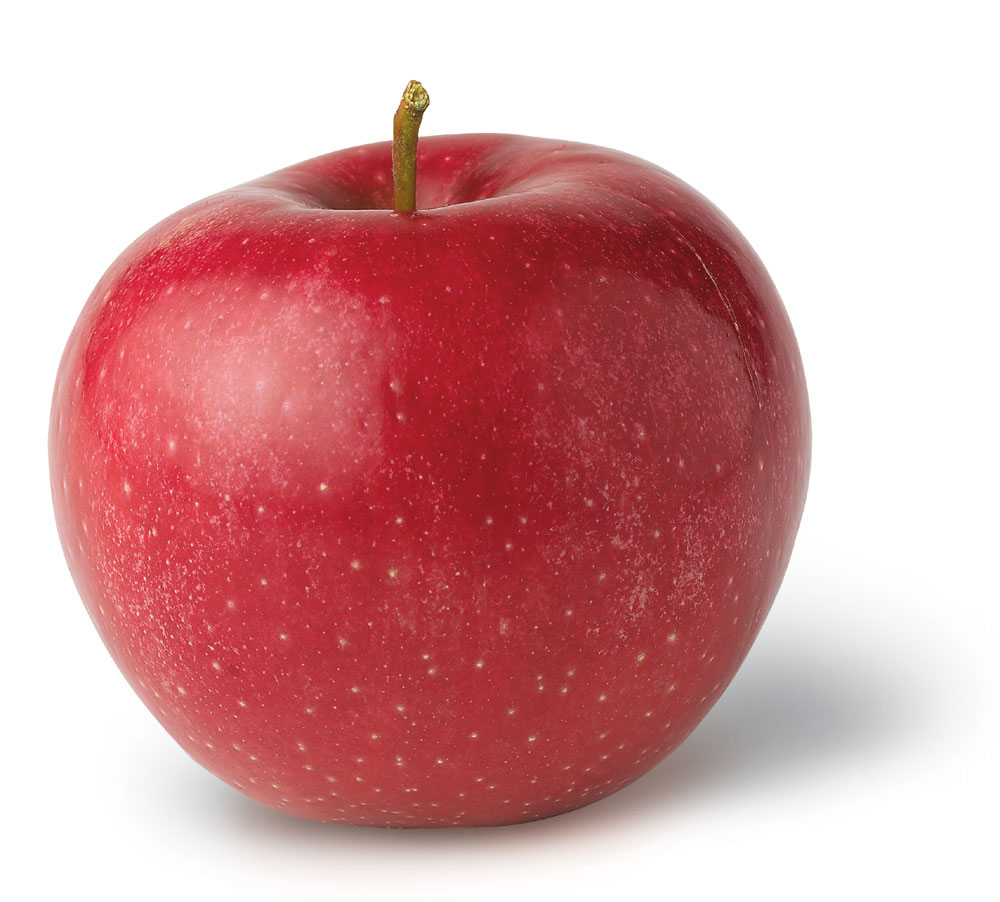
#> input picture img/tao1_chin.jpg, 1000 x 902 px; its folder holds only this picture in this run
$ python -i test2.py   (imports and definitions only)
#> lines starting #> are read from the running program, lines starting #| are printed output that depends on the picture; after the words box and inside, x2 and y2 are one past the last pixel; in counts of white or black regions, pixels touching at a corner belong together
#> further down, picture is the input picture: shape (902, 1000, 3); mean B, G, R 163.8, 161.6, 213.9
import os
import numpy as np
import pandas as pd
from sklearn.model_selection import train_test_split
from sklearn.ensemble import RandomForestClassifier
from sklearn.metrics import classification_report
import seaborn as sns
import matplotlib.pyplot as plt
import cv2
import tkinter as tk
from tkinter import filedialog, messagebox
from tkinter import ttk
from PIL import Image, ImageTk

# === Bước 1: Tải dữ liệu hình ảnh và gán nhãn ===
# [22 lines left out: function load_images_from_folder, not called in this run]

def get_fruit_size(image):
    hsv = cv2.cvtColor(image, cv2.COLOR_BGR2HSV)
#> hsv: shape (902, 1000, 3); mean H, S, V 68.9, 77.5, 214
    lower_color = np.array([30, 40, 40])
    upper_color = np.array([90, 255, 255])
    mask = cv2.inRange(hsv, lower_color, upper_color)
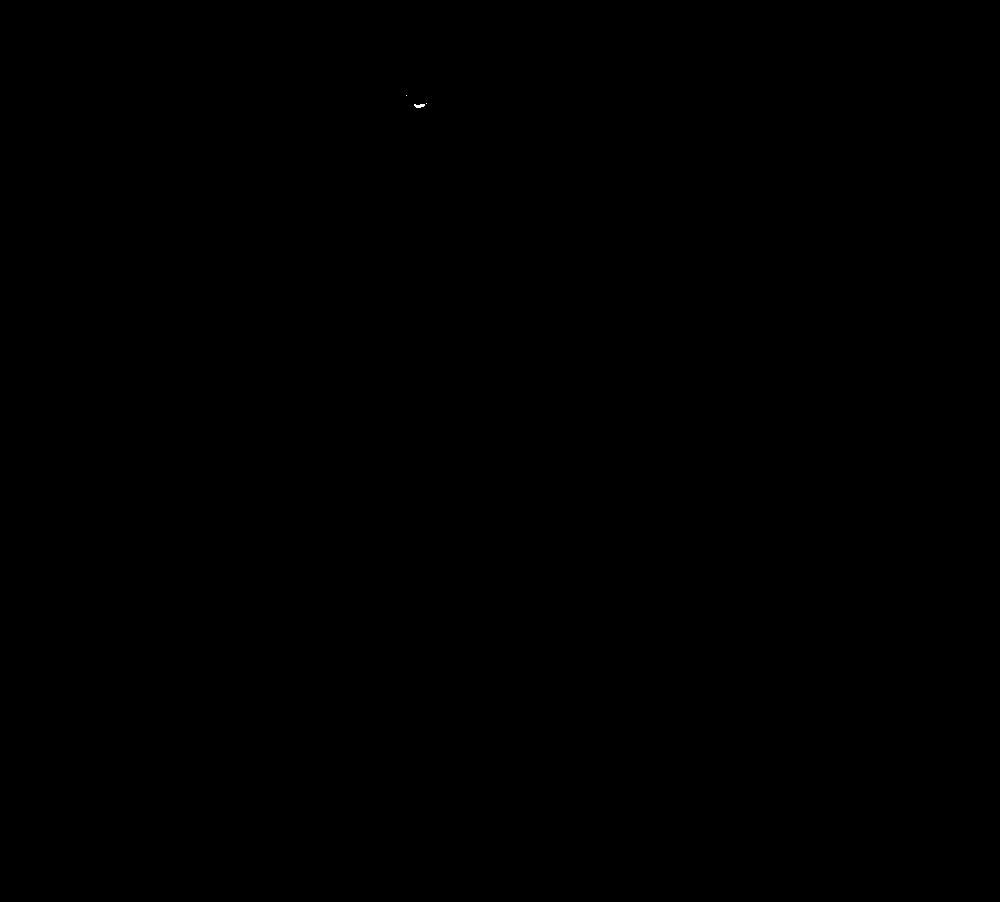
#> mask: shape (902, 1000); 0% white in thin lines or dots, all inside (x1, y1, x2, y2) = (406, 95, 427, 108)

    contours, _ = cv2.findContours(mask, cv2.RETR_EXTERNAL, cv2.CHAIN_APPROX_SIMPLE)
#> contours = 3 contours, 2 with area under 20; largest, box (x1, y1, x2, y2) and area: (414, 104, 425, 108) 20

    if contours:
        largest_contour = max(contours, key=cv2.contourArea)
#> largest_contour = contour of 12 points, box (x1, y1, x2, y2) (414, 104, 425, 108), area 20
        area = cv2.contourArea(largest_contour)
#> area = 20
        return area
    else:
        return 0

# [7 lines left out: function classify_size, not called in this run]

def convert_to_hsv(images):
    return [cv2.cvtColor(img, cv2.COLOR_BGR2HSV) for img in images]

# [48 lines left out: functions extract_color_features, create_dataframe, analyze_data, train_model, predict_image_status, not called in this run]


# Giao diện người dùng
class FruitClassifierApp:
    # [94 lines left out: functions __init__, load_folder, load_test_folder, predict, show_results, create_thumbnail, not called in this run]

# Chạy ứng dụng
# [4 lines not run here, left out]

>>> import cv2
>>> picture = cv2.imread('img/tao1_chin.jpg')
>>> result = get_fruit_size(picture)
#> result = 20

$ run again, on img/tao3_chin.jpg
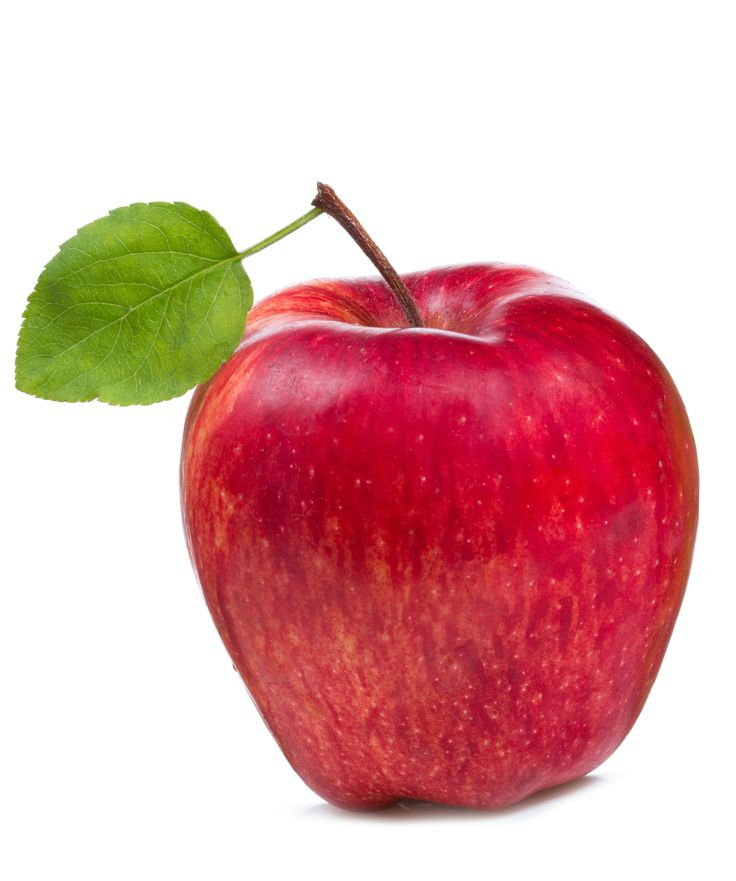
#> input picture img/tao3_chin.jpg, 736 x 881 px
#> picture is the input picture: shape (881, 736, 3); mean B, G, R 173.1, 172.8, 223.7
#> hsv: shape (881, 736, 3); mean H, S, V 58.1, 83.1, 225.7
#> in get_fruit_size, `mask = cv2.inRange(hsv, lower_color, upper_color)`:
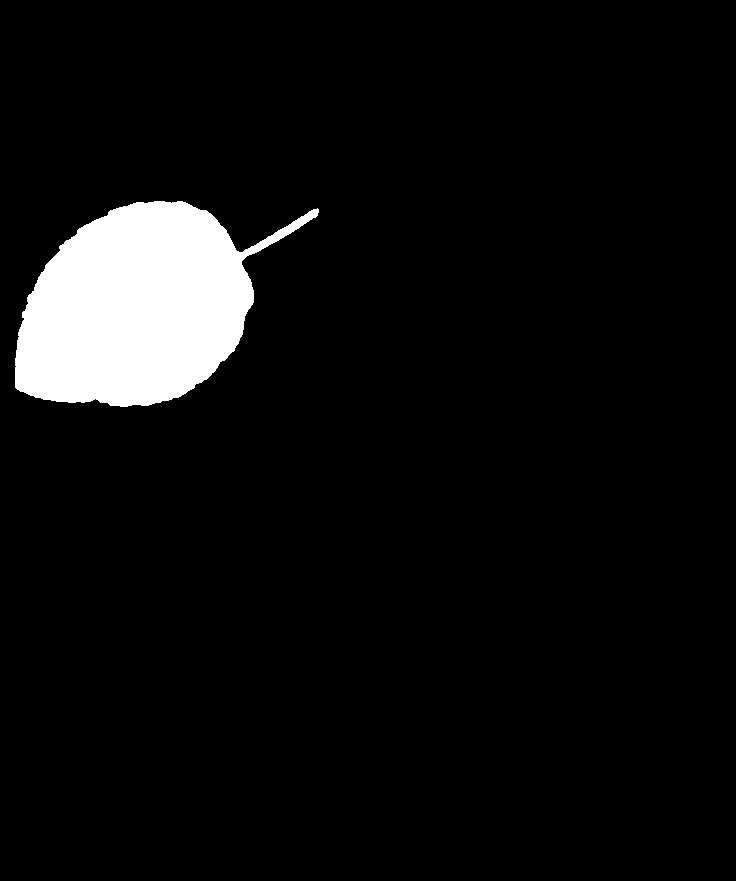
#> mask: shape (881, 736); 5.9% white; 1 white region
#> contours = 1 contour; box (x1, y1, x2, y2) and area: (15, 201, 319, 407) 37932
#> largest_contour = contour of 439 points, box (x1, y1, x2, y2) (15, 201, 319, 407), area 37932
#> area = 37932
